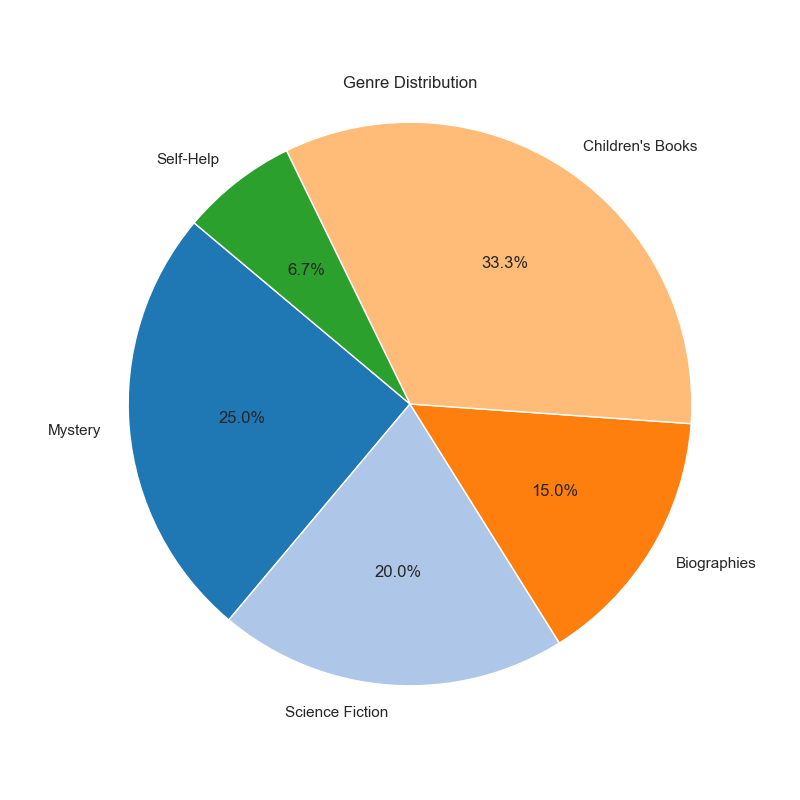

Python code for this plot:

import matplotlib.pyplot as plt

# Your table data
data = [
    {'Genre': 'Mystery', 'Checkout Count': 150},
    {'Genre': 'Science Fiction', 'Checkout Count': 120},
    {'Genre': 'Biographies', 'Checkout Count': 90},
    {'Genre': "Children's Books", 'Checkout Count': 200},
    {'Genre': 'Self-Help', 'Checkout Count': 40}
]

# Extracting data for the pie chart
genres = [item['Genre'] for item in data]
checkout_counts = [item['Checkout Count'] for item in data]

# Create a pie chart
plt.figure(figsize=(8, 8))
plt.pie(checkout_counts, labels=genres, autopct='%1.1f%%', startangle=140, colors=plt.cm.tab20.colors)
plt.title('Genre Distribution')
plt.axis('equal')  # Equal aspect ratio ensures that pie is drawn as a circle.

# Display the chart
plt.show()
